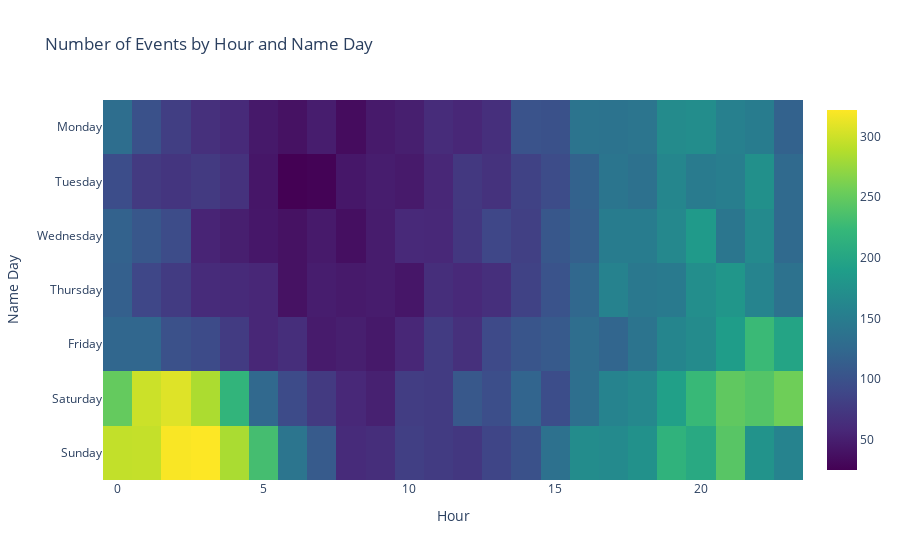

Notebook source saved alongside this figure:
### Code cell
import pandas as pd
import plotly.graph_objects as go

# Assuming interventions_dataset is your DataFrame

# Define the order of the days of the week (reversed)
days_of_week_order = ['Sunday', 'Saturday', 'Friday', 'Thursday', 'Wednesday', 'Tuesday', 'Monday']

# Define the event type to display (change this based on your requirement)
selected_event_type = 'P002 - Agression - fight - rape'

# Filter the dataset based on the selected event type
filtered_df = interventions_dataset[interventions_dataset['eventtype_trip'] == selected_event_type]

# Group by t0_hour and t0_NameDay, and count occurrences
grouped = filtered_df.groupby([filtered_df['t0_DayName'], filtered_df['t0_Hour']]).size().unstack().fillna(0)

# Reorder the rows according to the reversed order of days
grouped = grouped.reindex(days_of_week_order)

# Create the heatmap
heatmap = go.Heatmap(
    z=grouped.values,
    x=grouped.columns,
    y=grouped.index,
    colorscale='Viridis'
)

# Create the figure
fig = go.Figure(data=heatmap)

# Update layout
fig.update_layout(
    title='Number of Events by Hour and Name Day',
    xaxis_title='Hour',
    yaxis_title='Name Day'
)

# Show the figure
fig.show()

### Figure 1 — Plotly figure (JSON) as saved in the notebook; plotly's stock layout.template omitted (floating-point values rounded to 4 significant figures; data arrays with more than 128 entries replaced by an {"elided": "..."} marker saying what was removed)
{"data": [{"colorscale": [[0, "#440154"], [0.1111, "#482878"], [0.2222, "#3e4989"], [0.3333, "#31688e"], [0.4444, "#26828e"], [0.5556, "#1f9e89"], [0.6667, "#35b779"], [0.7778, "#6ece58"], [0.8889, "#b5de2b"], [1, "#fde725"]], "type": "heatmap", "x": [0, 1, 2, 3, 4, 5, 6, 7, 8, 9, 10, 11, 12, 13, 14, 15, 16, 17, 18, 19, 20, 21, 22, 23], "y": ["Sunday", "Saturday", "Friday", "Thursday", "Wednesday", "Tuesday", "Monday"], "z": {"elided": "7x24 int values"}}], "layout": {"title": {"text": "Number of Events by Hour and Name Day"}, "xaxis": {"title": {"text": "Hour"}}, "yaxis": {"title": {"text": "Name Day"}}}}
